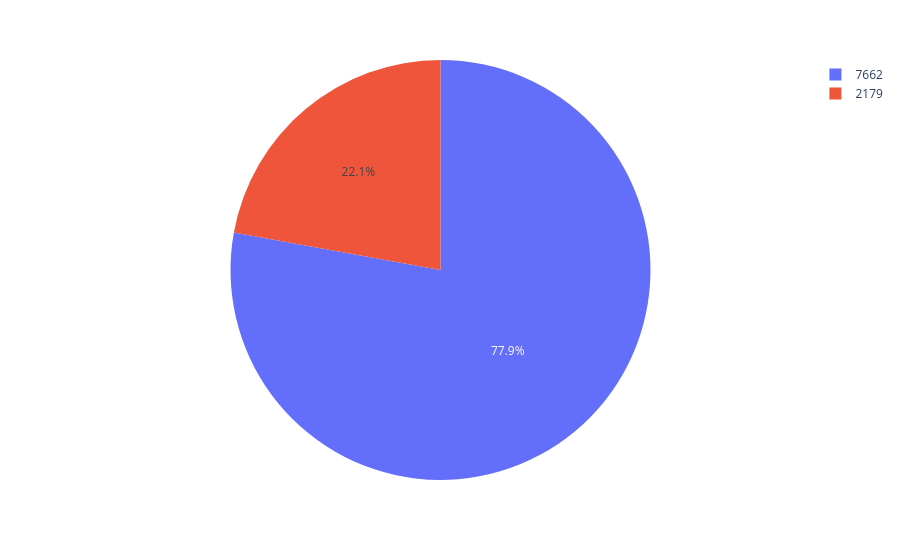

Source (notebook cell):
### Code cell
fig = px.pie(df,values=df['FLAG'].value_counts().values,names=df['FLAG'].value_counts())
fig.show()

### Figure 1 — Plotly figure (JSON) as saved in the notebook; plotly's stock layout.template omitted (floating-point values rounded to 4 significant figures)
{"data": [{"domain": {"x": [0, 1], "y": [0, 1]}, "hovertemplate": "label=%{label}<br>value=%{value}<extra></extra>", "labels": [7662, 2179], "legendgroup": "", "name": "", "showlegend": true, "type": "pie", "values": [7662, 2179]}], "layout": {"legend": {"tracegroupgap": 0}, "margin": {"t": 60}}}
